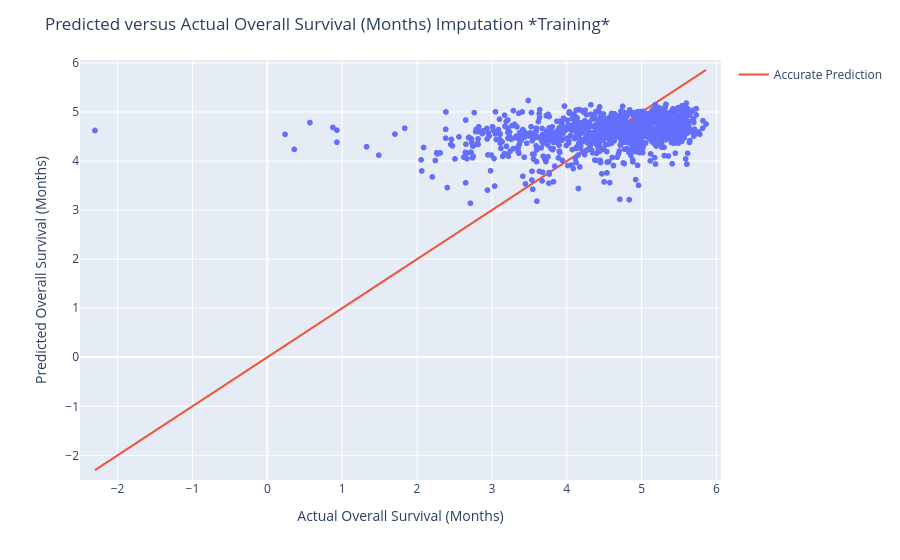

The notebook cell this image was saved under:
### Code cell
#plot of training data predicted vs actual

fig = px.scatter(x=y_train_im, y=pipeline_im.predict(X_train_im),
                 labels={"x": "Actual Overall Survival (Months)", "y": "Predicted Overall Survival (Months)"})

fig.add_trace(go.Scatter(
    x=[min(y_train_im), max(y_train_im)], 
    y=[min(y_train_im), max(y_train_im)], 
    mode="lines", 
    name="Accurate Prediction"
))

fig.update_layout(title="Predicted versus Actual Overall Survival (Months) Imputation *Training*")
fig.update_xaxes(range=[min(y_train_im)-0.2, max(y_train_im)+0.2])
fig.update_yaxes(range=[min(y_train_im)-0.2, max(y_train_im)+0.2])

fig.show()

### Figure 1 — Plotly figure (JSON) as saved in the notebook; plotly's stock layout.template omitted (floating-point values rounded to 4 significant figures; data arrays with more than 128 entries replaced by an {"elided": "..."} marker saying what was removed)
{"data": [{"hovertemplate": "Actual Overall Survival (Months)=%{x}<br>Predicted Overall Survival (Months)=%{y}<extra></extra>", "legendgroup": "", "marker": {"color": "#636efa", "symbol": "circle"}, "mode": "markers", "name": "", "showlegend": false, "type": "scattergl", "x": {"elided": "1072 float values"}, "xaxis": "x", "y": {"elided": "1072 float values"}, "yaxis": "y"}, {"mode": "lines", "name": "Accurate Prediction", "type": "scatter", "x": [-2.303, 5.861], "y": [-2.303, 5.861]}], "layout": {"legend": {"tracegroupgap": 0}, "margin": {"t": 60}, "title": {"text": "Predicted versus Actual Overall Survival (Months) Imputation *Training*"}, "xaxis": {"anchor": "y", "domain": [0, 1], "range": [-2.503, 6.061], "title": {"text": "Actual Overall Survival (Months)"}}, "yaxis": {"anchor": "x", "domain": [0, 1], "range": [-2.503, 6.061], "title": {"text": "Predicted Overall Survival (Months)"}}}}
